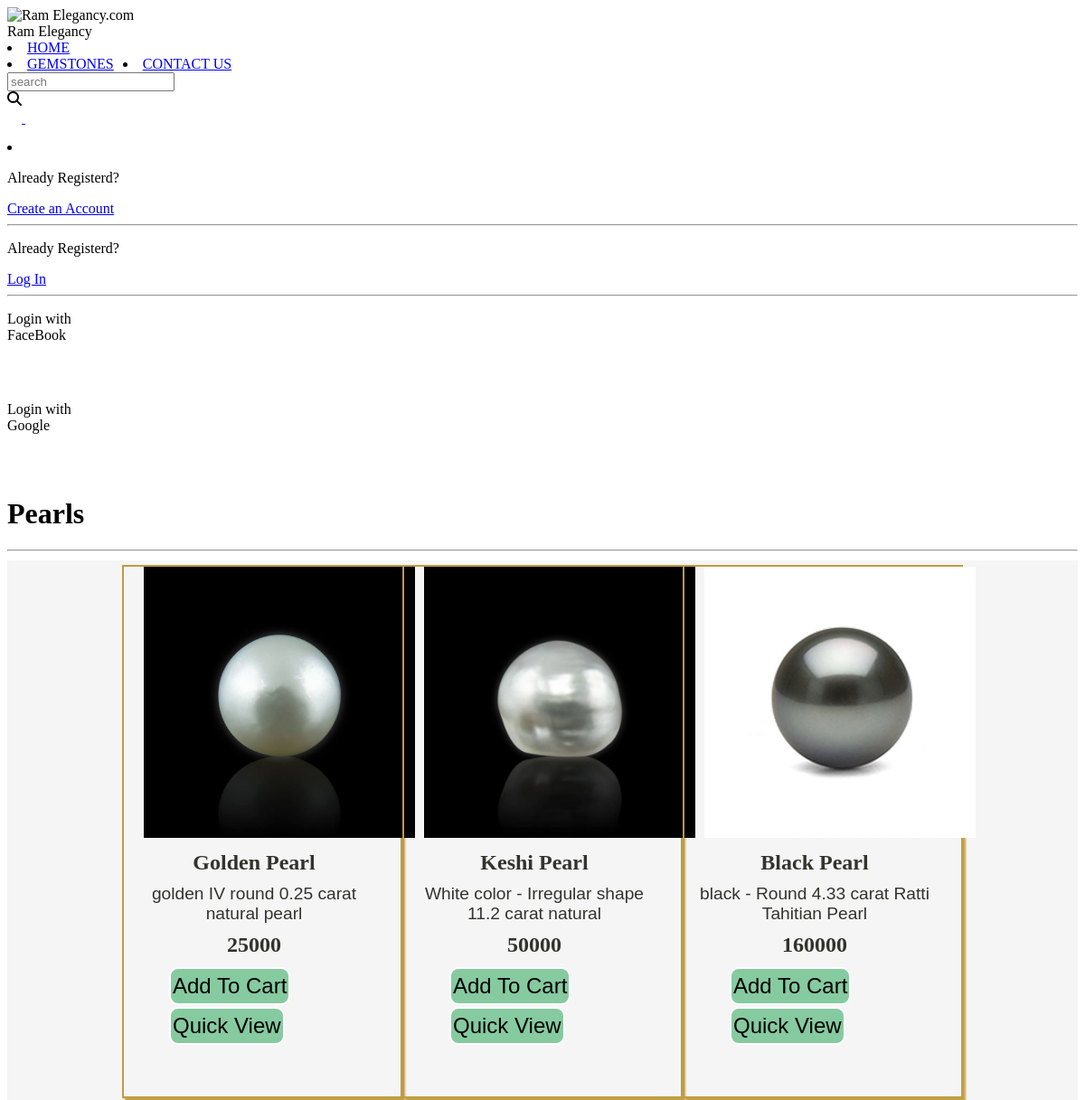
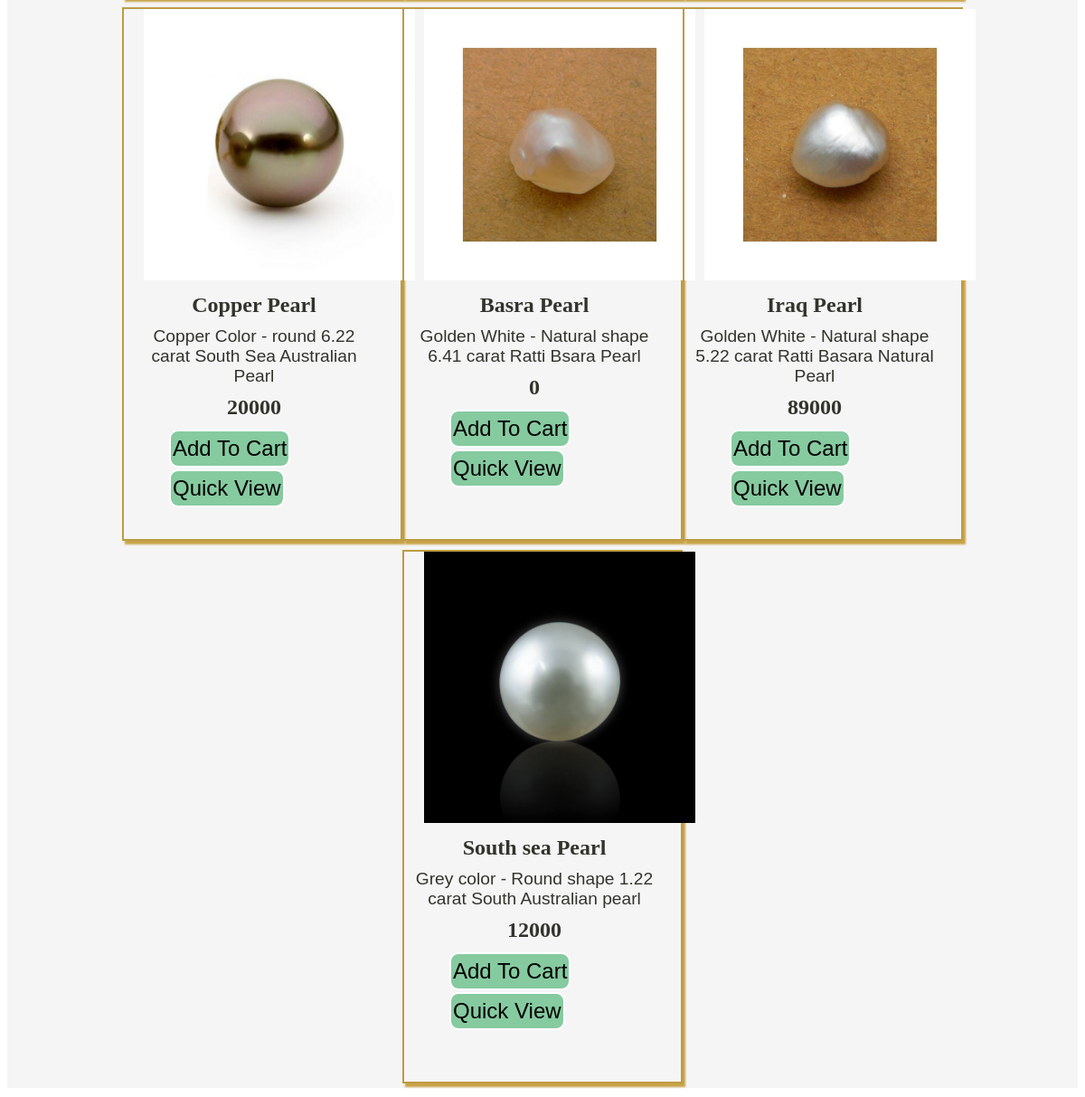
/ram_app/pearl/, run on the app's committed database (2 pictures, top to bottom).
### ram_app/models.py (models this page shows, shortened)
class P_pearl(models.Model):
    pearl_id=models.AutoField
    pearl_name=models.CharField(max_length=30)
    image=models.ImageField(upload_to="diamond_images",default="")
    d_color=models.CharField(max_length=30)
    d_clearity=models.CharField(max_length=20)
    d_shape=models.CharField(max_length=20)
    d_carat=models.CharField(max_length=20)
    price=models.IntegerField(default=0)
    d_desc=models.CharField(max_length=30)
    pub_date=models.DateField()

### ram_app/views.py (the view)
# urls.py: path('pearl/', views.pearl, name="Pearl"),
def pearl(request):
    pearl_list=P_pearl.objects.all()
    n= len(pearl_list)
    nSlides= n//4 + ceil((n/4) + (n//4))
    params={'no_of_slides':nSlides, 'range':range(1,nSlides), 'pearl_list':pearl_list}
    return render(request,'ram_app/pearl.html',params)

### ram_app/templates/ram_app/pearl.html (shortened to what this page needs)
{% extends 'ram_app/basic.html' %}
{% load static %}
{% block css %}
<link rel="stylesheet" href="{% static 'r_assets/rcss/style.css' %}">{% endblock %}
{% block body %}
<h1>Pearls</h1>
<hr>
<div class="container">
    <div class="row">
        {% for i in pearl_list %}
        <div class="col" style=" margin: 5px 0px; ">
            <div class="card" style="width: 18rem;">
                <img src="/media/{{i.image}}" alt="...">
                <div class="card-body">
                    <h5 class="card-title" id="namepr{{i.id}}">{{i.pearl_name}}</h5>
                    <p class="card-text">{{i.d_color}} {{i.d_clearity}} {{i.d_shape}} {{i.d_carat}} carat {{i.d_desc}}
                    </p>
                    <h5>{{i.price}}</h5>
                    <span id="divpr{{i.id}}" class="divpr">
                        <button id="pr{{i.id}}" class="btn btn-success cart">Add To Cart</button></span>
                    <a href="/ram_app/products/{{i.id}}"> <button id="qv{{i.id}}" class="btn btn-success cart">Quick
                            View</button></a>
                </div>
            </div>
        </div>
        {% endfor %}
    </div>
</div>{% endblock %}

### ram_app/static/r_assets/rcss/style.css (style rules this page uses)
* { box-sizing: border-box; }
.row:after { content: ""; display: table; clear: both; }
.container { background-color: whitesmoke; }
.container .row { display: flex; flex-wrap: wrap; align-items: center; justify-content: center; }
.container .row .col { height: 120px; width: 115px; border: 0px solid rgb(197, 195, 189); margin: 10px 20px; box-shadow: 3px 4px 2px rgb(197, 195, 189); }
.container .row .col .card { justify-content: center; align-items: center; height: 250px; width: 200px; }
.container .row .col .card img { margin-left: 22px; justify-content: center; align-items: center; height: 70px; width: 70px; }
.container .row .col .card h5 { font-family: 'Playfair Display', serif; color: rgb(51, 51, 45); justify-content: center; text-align: center; font-size: 1.5rem; margin: 2px 7px; }
.container .row .col .card p { font-family: Arial, Helvetica, sans-serif; color: rgb(51, 51, 45); text-align: center; font-size: 1.2rem; margin: 2px 30px; }
.container .row .col .card .card-body button { margin-left: 50px; background-color: rgb(49, 172, 33); text-decoration: none; border-radius: 10px; }
h5 { font-family: 'Playfair Display', serif; color: rgb(51, 51, 45); justify-content: center; text-align: center; font-size: 1.2rem; margin: 10px 15px; }
.btn { margin: 1px; justify-content: center; align-items: center; padding: 5px 2px; border: 2px solid white; border-radius: 4px; background-color: white; color: black; font-family: 'Rubik', sans-serif; font-size: 1.5rem; transition: all 0.2s ease-out 0s; }

### ram_app/templates/ram_app/pearl.html (style rules this page uses)
.container { background-color: whitesmoke; }
.container .row { margin:10px; display: flex; flex-wrap:wrap; align-items: center; justify-content: center; }
.container .row .col { margin:20px; height: 590px; width: 310px; border: 2px solid rgb(190, 156, 68); margin: 10px 20px; box-shadow: 3px 4px 2px rgb(199, 162, 69); }
.container .row .col .card { justify-content: center; align-items: center; height: 350px; width: 300px; }
.container .row .col .card img { justify-content: center; align-items: center; height: 300px; width: 300px; }
.container .row .col .card h5 { font-family: 'Playfair Display', serif; color: rgb(51, 51, 45); text-align: center; font-size: 1.5rem; margin:10px; }
.container .row .col .card p { font-family: Arial, Helvetica, sans-serif; color: rgb(51, 51, 45); text-align: center; font-size: 1.2rem; margin:10px; }
.container .row .col .card .card-body button { margin-left:50px; background-color:rgb(134, 202, 160); text-decoration: none; border-radius:10px; }
.btn { margin:1px; justify-content: center; align-items: center; padding: 5px 2px; border: 2px solid white; border-radius: 4px; background-color: white; color: black; font-family: 'Rubik', sans-serif; font-size: 1.5rem; transition: all 0.2s ease-out 0s; }

### data on the page
P_pearl: image (picture), pearl_name "Golden Pearl", d_color "golden", d_clearity "IV", d_shape "round", d_carat "0.25", d_desc "natural pearl", price "25000"
P_pearl: image (picture), pearl_name "Keshi Pearl", d_color "White color", d_clearity "-", d_shape "Irregular shape", d_carat "11.2", d_desc "natural", price "50000"
P_pearl: image (picture), pearl_name "Black Pearl", d_color "black", d_clearity "-", d_shape "Round", d_carat "4.33", d_desc "Ratti Tahitian Pearl", price "160000"
P_pearl: image (picture), pearl_name "Copper Pearl", d_color "Copper Color", d_clearity "-", d_shape "round", d_carat "6.22", d_desc "South Sea Australian Pearl", price "20000"
P_pearl: image (picture), pearl_name "Basra Pearl", d_color "Golden White", d_clearity "-", d_shape "Natural shape", d_carat "6.41", d_desc "Ratti Bsara Pearl", price "0"
P_pearl: image (picture), pearl_name "Iraq Pearl", d_color "Golden White", d_clearity "-", d_shape "Natural shape", d_carat "5.22", d_desc "Ratti Basara Natural Pearl", price "89000"
P_pearl: image (picture), pearl_name "South sea Pearl", d_color "Grey color", d_clearity "-", d_shape "Round shape", d_carat "1.22", d_desc "South Australian pearl", price "12000"
